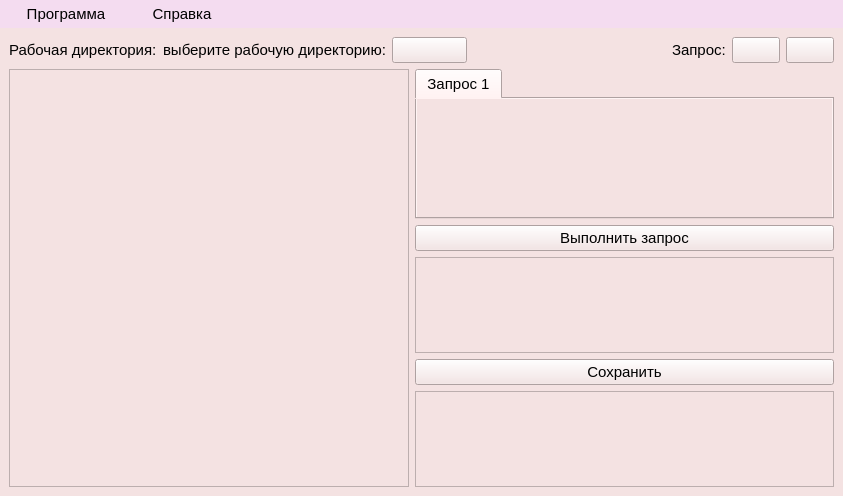
<?xml version="1.0" encoding="UTF-8"?>
<ui version="4.0">
 <class>MainWindow</class>
 <widget class="QMainWindow" name="MainWindow">
  <property name="geometry">
   <rect>
    <x>0</x>
    <y>0</y>
    <width>843</width>
    <height>496</height>
   </rect>
  </property>
  <property name="windowTitle">
   <string>SQLite</string>
  </property>
  <property name="styleSheet">
   <string notr="true">QWidget {
    background-color: rgb(244,226,226);
	font-size: 15px;
	font-weight: 300;
}

/*Главное меню*/
QMenuBar {
    background-color: rgb(244,220,240);
    color: #2c2c2c; 
}

QMenuBar::item {
    background-color: transparent; 
    color: #000000; 
    padding: 5px 20px;
}

QMenuBar::item:selected {
    padding: 1px;
	border: 1px solid rgba(0,128,255, 1); /* Пример тени с помощью границы */
	border-radius: 5px;
    background-color: rgb(244,220,240);
    color: rgb(0,128,255); 
}

QMenuBar::item:pressed {
    background-color: rgb(244,220,240);
    color: #2c2c2c; 
}

/*Выпадающие элементы меню*/
QMenu {
    background-color: rgb(244,220,240);
    color: #2c2c2c; 
}

QMenu::item {
    background-color: transparent; 
    color: #000000;
}

QMenu::item:selected {
	padding: 1px;
	border: 1px solid rgba(0,128,255, 1); /* Пример тени с помощью границы */
	border-radius: 5px;
    background-color: rgb(244,220,240);
    color: rgb(0,128,255); 
}</string>
  </property>
  <widget class="QWidget" name="centralwidget">
   <property name="sizePolicy">
    <sizepolicy hsizetype="Expanding" vsizetype="Expanding">
     <horstretch>0</horstretch>
     <verstretch>0</verstretch>
    </sizepolicy>
   </property>
   <property name="styleSheet">
    <string notr="true"/>
   </property>
   <layout class="QVBoxLayout" name="verticalLayout_3">
    <property name="leftMargin">
     <number>0</number>
    </property>
    <property name="topMargin">
     <number>0</number>
    </property>
    <property name="rightMargin">
     <number>0</number>
    </property>
    <property name="bottomMargin">
     <number>0</number>
    </property>
    <item>
     <widget class="QFrame" name="frame">
      <layout class="QVBoxLayout" name="verticalLayout_2">
       <item>
        <layout class="QHBoxLayout" name="horizontalLayout">
         <item>
          <widget class="QLabel" name="WorkDirectoryLabel">
           <property name="sizePolicy">
            <sizepolicy hsizetype="Minimum" vsizetype="Preferred">
             <horstretch>0</horstretch>
             <verstretch>0</verstretch>
            </sizepolicy>
           </property>
           <property name="minimumSize">
            <size>
             <width>116</width>
             <height>0</height>
            </size>
           </property>
           <property name="layoutDirection">
            <enum>Qt::LayoutDirection::LeftToRight</enum>
           </property>
           <property name="autoFillBackground">
            <bool>false</bool>
           </property>
           <property name="text">
            <string>Рабочая директория:</string>
           </property>
          </widget>
         </item>
         <item>
          <widget class="QLabel" name="SelectWorkDirectoryLabel">
           <property name="sizePolicy">
            <sizepolicy hsizetype="Minimum" vsizetype="Preferred">
             <horstretch>0</horstretch>
             <verstretch>0</verstretch>
            </sizepolicy>
           </property>
           <property name="minimumSize">
            <size>
             <width>180</width>
             <height>0</height>
            </size>
           </property>
           <property name="text">
            <string>выберите рабочую директорию:</string>
           </property>
          </widget>
         </item>
         <item>
          <widget class="QPushButton" name="SelectFolderButton">
           <property name="sizePolicy">
            <sizepolicy hsizetype="Maximum" vsizetype="Maximum">
             <horstretch>0</horstretch>
             <verstretch>0</verstretch>
            </sizepolicy>
           </property>
           <property name="minimumSize">
            <size>
             <width>75</width>
             <height>0</height>
            </size>
           </property>
           <property name="toolTip">
            <string>Выбрать рабочию директорию</string>
           </property>
           <property name="text">
            <string/>
           </property>
           <property name="icon">
            <iconset resource="rec-rc.qrc">
             <normaloff>:/icons/icons/search.svg</normaloff>:/icons/icons/search.svg</iconset>
           </property>
          </widget>
         </item>
         <item>
          <spacer name="horizontalSpacer">
           <property name="orientation">
            <enum>Qt::Orientation::Horizontal</enum>
           </property>
           <property name="sizeHint" stdset="0">
            <size>
             <width>40</width>
             <height>20</height>
            </size>
           </property>
          </spacer>
         </item>
         <item>
          <widget class="QLabel" name="LabelQuery">
           <property name="text">
            <string>Запрос:</string>
           </property>
          </widget>
         </item>
         <item>
          <widget class="QPushButton" name="AddQueryButton">
           <property name="toolTip">
            <string>Добавить страницу с запросом</string>
           </property>
           <property name="text">
            <string/>
           </property>
           <property name="icon">
            <iconset resource="rec-rc.qrc">
             <normaloff>:/icons/icons/add.svg</normaloff>:/icons/icons/add.svg</iconset>
           </property>
          </widget>
         </item>
         <item>
          <widget class="QPushButton" name="DelQueryButton">
           <property name="toolTip">
            <string>Удалить текущую страницу с запросом</string>
           </property>
           <property name="text">
            <string/>
           </property>
           <property name="icon">
            <iconset resource="rec-rc.qrc">
             <normaloff>:/icons/icons/delete.svg</normaloff>:/icons/icons/delete.svg</iconset>
           </property>
          </widget>
         </item>
        </layout>
       </item>
       <item>
        <layout class="QHBoxLayout" name="horizontalLayout_2">
         <item>
          <widget class="QScrollArea" name="DatabasesScrollArea">
           <property name="maximumSize">
            <size>
             <width>400</width>
             <height>16777215</height>
            </size>
           </property>
           <property name="frameShadow">
            <enum>QFrame::Shadow::Plain</enum>
           </property>
           <property name="lineWidth">
            <number>0</number>
           </property>
           <property name="horizontalScrollBarPolicy">
            <enum>Qt::ScrollBarPolicy::ScrollBarAsNeeded</enum>
           </property>
           <property name="widgetResizable">
            <bool>true</bool>
           </property>
           <property name="alignment">
            <set>Qt::AlignmentFlag::AlignHCenter|Qt::AlignmentFlag::AlignTop</set>
           </property>
           <widget class="QWidget" name="scrollAreaWidgetContents">
            <property name="geometry">
             <rect>
              <x>0</x>
              <y>0</y>
              <width>398</width>
              <height>411</height>
             </rect>
            </property>
            <property name="sizePolicy">
             <sizepolicy hsizetype="Expanding" vsizetype="Expanding">
              <horstretch>0</horstretch>
              <verstretch>0</verstretch>
             </sizepolicy>
            </property>
            <layout class="QVBoxLayout" name="verticalLayout_6">
             <item alignment="Qt::AlignmentFlag::Qt::AlignmentFlag::AlignTop">
              <widget class="QWidget" name="DatabasesWidget" native="true">
               <property name="sizePolicy">
                <sizepolicy hsizetype="Expanding" vsizetype="Expanding">
                 <horstretch>0</horstretch>
                 <verstretch>0</verstretch>
                </sizepolicy>
               </property>
               <property name="autoFillBackground">
                <bool>false</bool>
               </property>
               <layout class="QVBoxLayout" name="verticalLayout_5">
                <property name="spacing">
                 <number>0</number>
                </property>
                <property name="leftMargin">
                 <number>0</number>
                </property>
                <property name="topMargin">
                 <number>0</number>
                </property>
                <property name="rightMargin">
                 <number>0</number>
                </property>
                <property name="bottomMargin">
                 <number>0</number>
                </property>
                <item>
                 <layout class="QVBoxLayout" name="DatabasesVBoxLayoutForWidget"/>
                </item>
               </layout>
              </widget>
             </item>
            </layout>
           </widget>
          </widget>
         </item>
         <item>
          <layout class="QVBoxLayout" name="verticalLayout">
           <item>
            <widget class="QTabWidget" name="TabWidget">
             <property name="sizePolicy">
              <sizepolicy hsizetype="Expanding" vsizetype="Expanding">
               <horstretch>0</horstretch>
               <verstretch>0</verstretch>
              </sizepolicy>
             </property>
             <property name="minimumSize">
              <size>
               <width>0</width>
               <height>150</height>
              </size>
             </property>
             <property name="currentIndex">
              <number>0</number>
             </property>
             <widget class="QWidget" name="tab">
              <property name="sizePolicy">
               <sizepolicy hsizetype="Expanding" vsizetype="Expanding">
                <horstretch>0</horstretch>
                <verstretch>0</verstretch>
               </sizepolicy>
              </property>
              <property name="mouseTracking">
               <bool>false</bool>
              </property>
              <property name="tabletTracking">
               <bool>false</bool>
              </property>
              <attribute name="title">
               <string>Запрос 1</string>
              </attribute>
             </widget>
            </widget>
           </item>
           <item>
            <widget class="QPushButton" name="ExecuteQueryButton">
             <property name="toolTip">
              <string>Выполненить текущий запрос</string>
             </property>
             <property name="text">
              <string>Выполнить запрос</string>
             </property>
             <property name="icon">
              <iconset resource="rec-rc.qrc">
               <normaloff>:/icons/icons/play.svg</normaloff>:/icons/icons/play.svg</iconset>
             </property>
            </widget>
           </item>
           <item>
            <widget class="QTableWidget" name="tableWidget">
             <property name="minimumSize">
              <size>
               <width>0</width>
               <height>50</height>
              </size>
             </property>
            </widget>
           </item>
           <item>
            <widget class="QPushButton" name="SaveChangesButton">
             <property name="toolTip">
              <string>Сохранить изменения в таблице</string>
             </property>
             <property name="text">
              <string>Сохранить</string>
             </property>
            </widget>
           </item>
           <item>
            <widget class="QTextEdit" name="ResutlText">
             <property name="enabled">
              <bool>true</bool>
             </property>
             <property name="minimumSize">
              <size>
               <width>0</width>
               <height>50</height>
              </size>
             </property>
             <property name="maximumSize">
              <size>
               <width>16777215</width>
               <height>200</height>
              </size>
             </property>
             <property name="readOnly">
              <bool>true</bool>
             </property>
             <property name="html">
              <string>&lt;!DOCTYPE HTML PUBLIC &quot;-//W3C//DTD HTML 4.0//EN&quot; &quot;http://www.w3.org/TR/REC-html40/strict.dtd&quot;&gt;
&lt;html&gt;&lt;head&gt;&lt;meta name=&quot;qrichtext&quot; content=&quot;1&quot; /&gt;&lt;meta charset=&quot;utf-8&quot; /&gt;&lt;style type=&quot;text/css&quot;&gt;
p, li { white-space: pre-wrap; }
hr { height: 1px; border-width: 0; }
li.unchecked::marker { content: &quot;\2610&quot;; }
li.checked::marker { content: &quot;\2612&quot;; }
&lt;/style&gt;&lt;/head&gt;&lt;body style=&quot; font-family:'Segoe UI'; font-size:15px; font-weight:300; font-style:normal;&quot;&gt;
&lt;p style=&quot;-qt-paragraph-type:empty; margin-top:0px; margin-bottom:0px; margin-left:0px; margin-right:0px; -qt-block-indent:0; text-indent:0px; font-family:'MS Shell Dlg 2'; font-size:12px; font-weight:704;&quot;&gt;&lt;br /&gt;&lt;/p&gt;&lt;/body&gt;&lt;/html&gt;</string>
             </property>
            </widget>
           </item>
          </layout>
         </item>
        </layout>
       </item>
      </layout>
     </widget>
    </item>
   </layout>
  </widget>
  <widget class="QMenuBar" name="menuBar">
   <property name="geometry">
    <rect>
     <x>0</x>
     <y>0</y>
     <width>843</width>
     <height>31</height>
    </rect>
   </property>
   <widget class="QMenu" name="menu">
    <property name="title">
     <string>Справка</string>
    </property>
    <addaction name="DeveloperInfoAction"/>
    <addaction name="ProgrammInfoAction"/>
   </widget>
   <widget class="QMenu" name="menu_2">
    <property name="title">
     <string>Программа</string>
    </property>
    <addaction name="SettingsAction"/>
   </widget>
   <addaction name="menu_2"/>
   <addaction name="menu"/>
  </widget>
  <action name="DeveloperInfoAction">
   <property name="icon">
    <iconset resource="rec-rc.qrc">
     <normaloff>:/icons/icons/developer.svg</normaloff>:/icons/icons/developer.svg</iconset>
   </property>
   <property name="text">
    <string>О разработчике</string>
   </property>
   <property name="shortcut">
    <string>Shift+D</string>
   </property>
  </action>
  <action name="ProgrammInfoAction">
   <property name="icon">
    <iconset resource="rec-rc.qrc">
     <normaloff>:/icons/icons/info.svg</normaloff>:/icons/icons/info.svg</iconset>
   </property>
   <property name="text">
    <string>О программе</string>
   </property>
   <property name="shortcut">
    <string>Shift+I</string>
   </property>
  </action>
  <action name="SettingsAction">
   <property name="icon">
    <iconset resource="rec-rc.qrc">
     <normaloff>:/icons/icons/settings.svg</normaloff>:/icons/icons/settings.svg</iconset>
   </property>
   <property name="text">
    <string>Настройки</string>
   </property>
   <property name="shortcut">
    <string>Shift+G</string>
   </property>
  </action>
 </widget>
 <resources>
  <include location="rec-rc.qrc"/>
 </resources>
 <connections/>
</ui>
